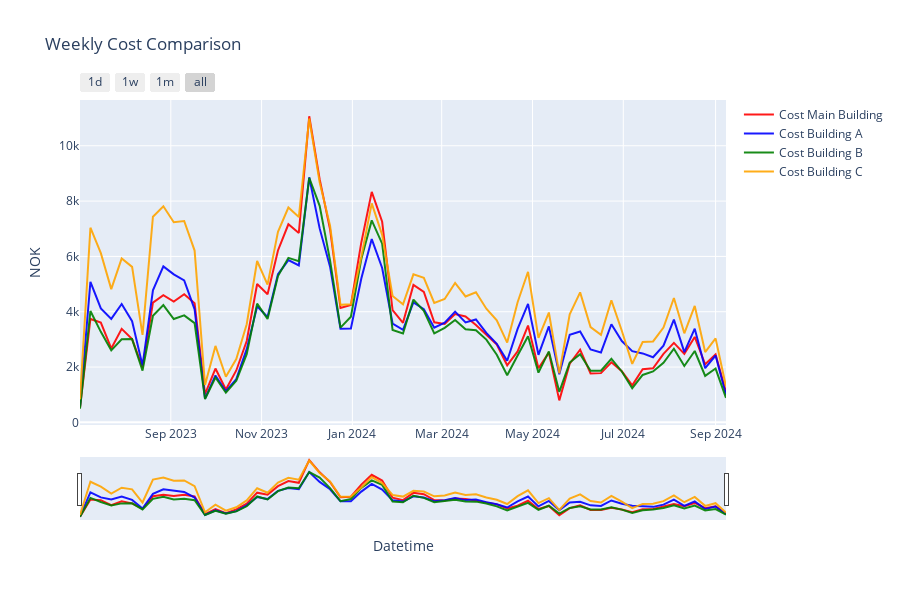

The notebook cell saved with this chart:
### Markdown cell above
2. Weekly Cost

### Code cell
merged_df.set_index('timestamp', inplace=True)
weekly_grouped = merged_df.groupby(pd.Grouper(freq='W')).sum().reset_index()

plot_cols_all =[
    ColumnParam("Cost_Net_Of_Sun", "Cost Main Building"),
    ColumnParam("Cost A", "Cost Building A"),
    ColumnParam("Cost B", "Cost Building B"),
    ColumnParam("Cost C", "Cost Building C"),
]


plot_energy_usage(weekly_grouped, plot_cols_all,
                    titel="Weekly Cost Comparison",
                    yaxis_title="NOK",
                    tozeroy=False,
                    dark_mode=True,
                    )
